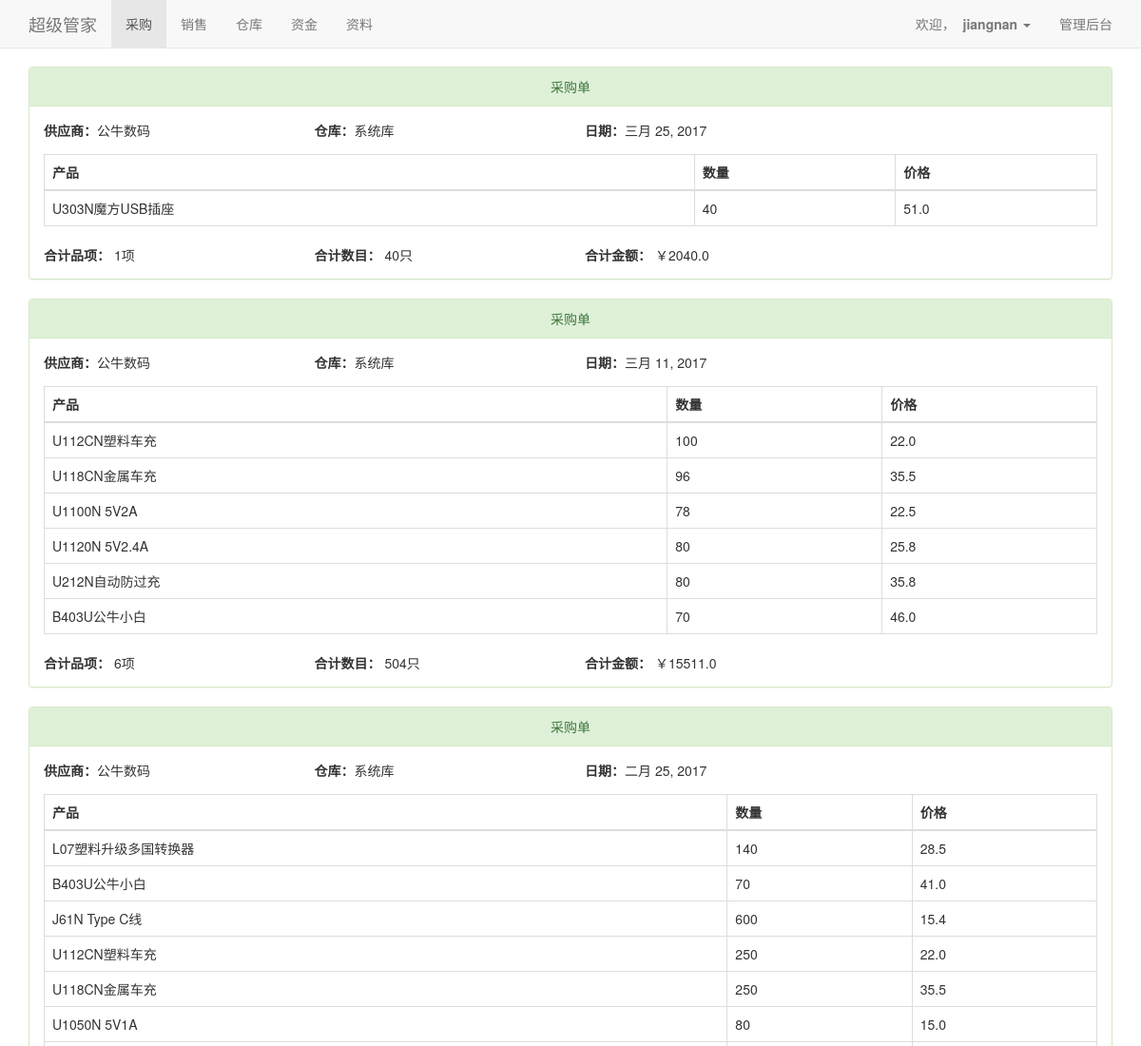
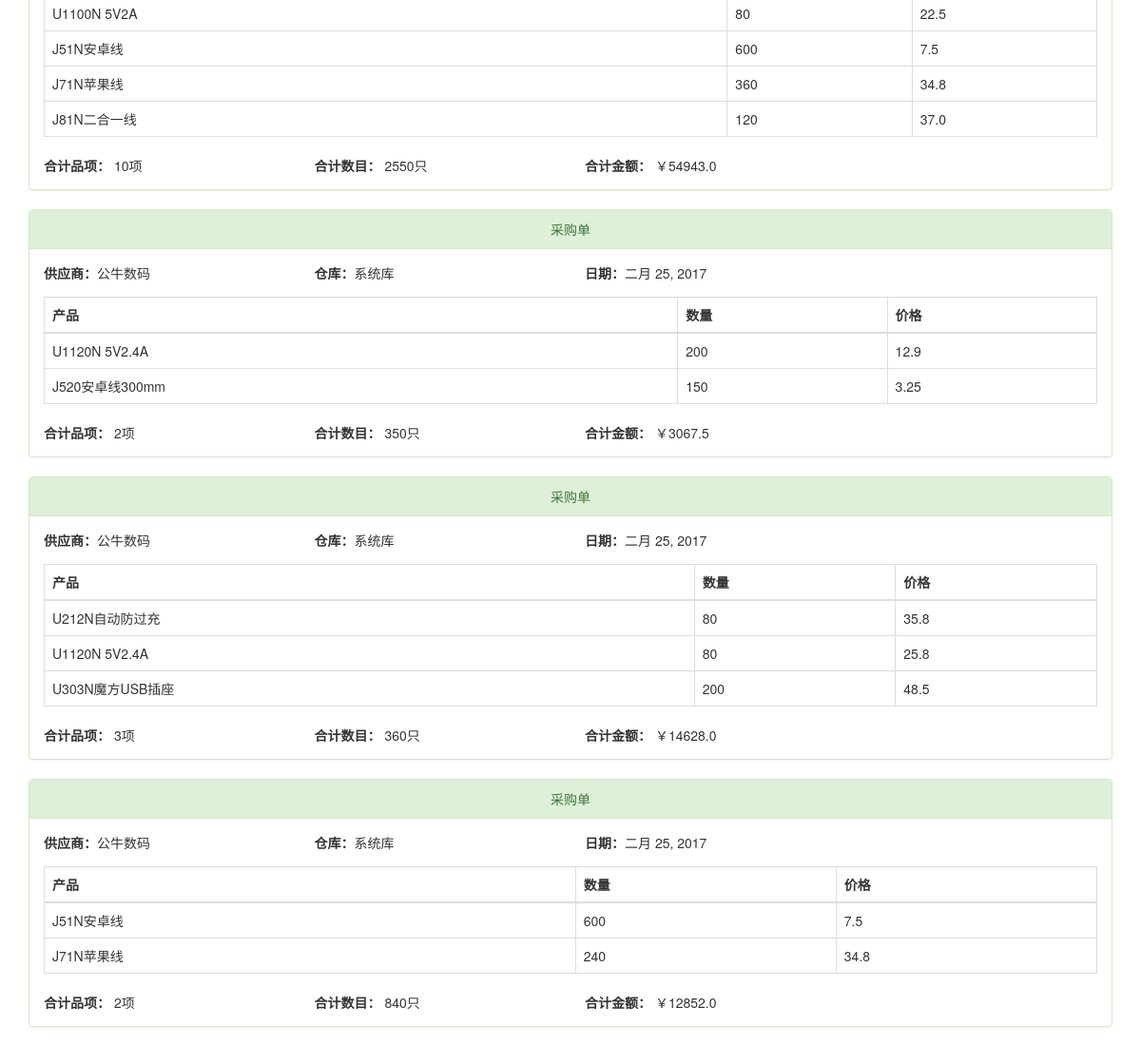
/purchase/list/ (signed in), run on the app's committed database (2 pictures, top to bottom).
### purchase/models.py (models this page shows, shortened)
class Purchase(models.Model):
    provider = models.ForeignKey(Provider, verbose_name="供应商")
    stock = models.ForeignKey(Stock, verbose_name="仓库")
    detail = models.ManyToManyField(PurchaseDetail, verbose_name="产品", related_name="purchase")
    created_at = models.DateTimeField(auto_now_add=True, verbose_name='创建时间')
    updated_at = models.DateTimeField(auto_now=True, verbose_name='修改时间')
    @property
    def date(self):
        return self.created_at.date()
    @property
    def total_products(self):
        return self.detail.all().count()
    @property
    def total_nums(self):
        total = 0
        for item in self.detail.all():
            total += item.num
        return total
    @property
    def total_prices(self):
        total = 0
        for item in self.detail.all():
            total += item.num * item.price
        return total
    class Meta:
        verbose_name_plural = "采购"
        verbose_name = "采购"

class PurchaseDetail(models.Model):
    product = models.ForeignKey(Product, verbose_name="采购产品")
    num = models.IntegerField(verbose_name="采购数量")
    price = models.FloatField(verbose_name="采购价格")
    class Meta:
        verbose_name_plural = "采购详情"
        verbose_name = "采购详情"

### custom/models.py (models this page shows, shortened)
class Provider(models.Model):
    name = models.CharField(max_length=64, verbose_name='供应商', db_index=True)
    tel = models.CharField(max_length=20, verbose_name='联系电话', db_index=True)
    addr = models.CharField(max_length=128, verbose_name='地址', db_index=True)
    created_at = models.DateTimeField(auto_now_add=True, verbose_name='创建时间')
    other = models.CharField(max_length=128, verbose_name='其他信息', blank=True)
    class Meta:
        verbose_name_plural = '供应商信息'
        verbose_name = '供应商信息'

### stock/models.py (models this page shows, shortened)
class Stock(models.Model):
    name = models.CharField(max_length=128, verbose_name='仓库名字', db_index=True)
    belong = models.ForeignKey(Saler, verbose_name='业务员')
    nums = models.ManyToManyField(ProductNum, verbose_name='库存', related_name='stock')
    class Meta:
        verbose_name_plural = "仓库库存"
        verbose_name = "仓库库存"

### product/models.py (models this page shows, shortened)
class Product(models.Model):
    name = models.CharField(max_length=128, verbose_name="名字", db_index=True)
    price_cost = models.FloatField(verbose_name="进货价")
    price_wholesale = models.FloatField(verbose_name="批发售价", blank=True)
    price_retail = models.FloatField(verbose_name="终端售价")
    specification = models.CharField(max_length=128, verbose_name="规格", blank=True)
    created_at = models.DateTimeField(auto_now_add=True, verbose_name='创建时间')
    other = models.CharField(max_length=128, verbose_name='其他信息', blank=True)
    min_stock = models.IntegerField(verbose_name='最小库存', blank=True)
    class Meta:
        verbose_name_plural = "产品信息"
        verbose_name = "产品信息"

### web/web_purchase.py (the view)
# urls.py: url(r'^purchase/list/$', web_purchase.all_purchase),
@login_required
def all_purchase(request):
    purchases = Purchase.objects.all().order_by('-id')
    return render_to_response('purchase/list.html',
                              RequestContext(request, {'purchase_active': 1, 'purchases': purchases, 'havelist': len(purchases)}))

### web/templates/purchase/list.html (shortened to what this page needs)
{% extends 'base.html' %}
{% block content %}
<div class="container">
    {% for pur in purchases %}
    <div class="panel panel-success">
    <div class="panel-heading align-center">采购单</div>
    <div class="panel-body">
        <div class="row">
            <div class="col-xs-3">
                <strong>供应商：</strong><span>{{ pur.provider.name }}</span>
            </div>
            <div class="col-xs-3">
                <strong>仓库：</strong><span>{{ pur.stock.name }}</span>
            </div>
            <div class="col-xs-3">
                <strong>日期：</strong><span>{{ pur.date }}</span>
            </div>
        </div>
        <table class="table table-bordered margin-top-15">
            <thead>
            <tr>
                <th>产品</th>
                <th>数量</th>
                <th>价格</th>
            </tr>
            </thead>
            <tbody>
            {% for pro in pur.detail.all %}
            <tr>
            <td>{{ pro.product.name }}</td>
            <td>{{ pro.num }}</td>
            <td>{{ pro.price }}</td>
            </tr>
            {% endfor %}
            </tbody>
        </table>
        <div class="row">
            <div class="col-xs-3"><strong>合计品项：&nbsp;</strong><span>{{ pur.total_products }}</span>项</div>
            <div class="col-xs-3"><strong>合计数目：&nbsp;</strong><span>{{ pur.total_nums }}</span>只</div>
            <div class="col-xs-3"><strong>合计金额：&nbsp;</strong>￥<span>{{ pur.total_prices }}</span></div>
        </div>
    </div>
    </div>
    {% endfor %}
</div>
{% endblock %}

### web/templates/base.html (shortened to what this page needs)
<!DOCTYPE html>
<html lang="zh-CN">
<head>
    <link rel="stylesheet" href="/static/css/bootstrap.min.css">
    <link rel="stylesheet" href="/static/css/common.css">
</head>
<body>
<nav class="navbar navbar-default navbar-fixed-top">
    <div class="container">
        <div class="navbar-header">
            <a class="navbar-brand" href="/">超级管家</a>
        </div>
        {% if request.user.is_active %}
        <div class="collapse navbar-collapse" id="navbar-collapse">
            <ul class="nav navbar-nav">
                <li {% if purchase_active %}class="active"{% endif %}><a href="/purchase/">采购</a></li>
                <li {% if sale_active %}class="active"{% endif %}><a href="/sale/">销售</a></li>
                <li {% if stock_active %}class="active"{% endif %}><a href="/stock/">仓库</a></li>
                <li {% if money_active %}class="active"{% endif %}><a href="#">资金</a></li>
                <li {% if info_active %}class="active"{% endif %}><a href="#">资料</a></li>
            </ul>
            <ul class="nav navbar-nav navbar-right">
                <li class="dropdown">
                    <a href="#" class="dropdown-toggle" data-toggle="dropdown">欢迎，&nbsp;
                        <strong>{{ request.user.get_username }}</strong>
                        <span class="caret"></span></a>
                </li>
                <li>
                    <a href="/admin/">管理后台</a>
                </li>
            </ul>
        </div>
        {% endif %}
    </div>
</nav>
{% block content %}template content{% endblock %}
</body>
</html>

### static/css/common.css (style rules this page uses)
body { padding-top: 70px; }
a, a:link, a:visited, a:active { text-decoration:none; }
.align-center { text-align:center; }
.margin-top-15 { margin-top: 15px; }

### data on the page
Purchase: provider.name "公牛数码", stock.name "系统库", date "三月 25, 2017", total_products "1", total_nums "40", total_prices "2040.0"
PurchaseDetail: product.name "U303N魔方USB插座", num "40", price "51.0"
Purchase: provider.name "公牛数码", stock.name "系统库", date "三月 11, 2017", total_products "6", total_nums "504", total_prices "15511.0"
PurchaseDetail: product.name "U112CN塑料车充", num "100", price "22.0"
PurchaseDetail: product.name "U118CN金属车充", num "96", price "35.5"
PurchaseDetail: product.name "U1100N 5V2A", num "78", price "22.5"
PurchaseDetail: product.name "U1120N 5V2.4A", num "80", price "25.8"
PurchaseDetail: product.name "U212N自动防过充", num "80", price "35.8"
PurchaseDetail: product.name "B403U公牛小白", num "70", price "46.0"
Purchase: provider.name "公牛数码", stock.name "系统库", date "二月 25, 2017", total_products "10", total_nums "2550", total_prices "54943.0"
PurchaseDetail: product.name "L07塑料升级多国转换器", num "140", price "28.5"
PurchaseDetail: product.name "B403U公牛小白", num "70", price "41.0"
PurchaseDetail: product.name "J61N Type C线", num "600", price "15.4"
PurchaseDetail: product.name "U112CN塑料车充", num "250", price "22.0"
PurchaseDetail: product.name "U118CN金属车充", num "250", price "35.5"
PurchaseDetail: product.name "U1050N 5V1A", num "80", price "15.0"
PurchaseDetail: product.name "U1100N 5V2A", num "80", price "22.5"
PurchaseDetail: product.name "J51N安卓线", num "600", price "7.5"
PurchaseDetail: product.name "J71N苹果线", num "360", price "34.8"
PurchaseDetail: product.name "J81N二合一线", num "120", price "37.0"
Purchase: provider.name "公牛数码", stock.name "系统库", date "二月 25, 2017", total_products "2", total_nums "350", total_prices "3067.5"
PurchaseDetail: product.name "U1120N 5V2.4A", num "200", price "12.9"
PurchaseDetail: product.name "J520安卓线300mm", num "150", price "3.25"
Purchase: provider.name "公牛数码", stock.name "系统库", date "二月 25, 2017", total_products "3", total_nums "360", total_prices "14628.0"
PurchaseDetail: product.name "U212N自动防过充", num "80", price "35.8"
PurchaseDetail: product.name "U1120N 5V2.4A", num "80", price "25.8"
PurchaseDetail: product.name "U303N魔方USB插座", num "200", price "48.5"
Purchase: provider.name "公牛数码", stock.name "系统库", date "二月 25, 2017", total_products "2", total_nums "840", total_prices "12852.0"
PurchaseDetail: product.name "J51N安卓线", num "600", price "7.5"
PurchaseDetail: product.name "J71N苹果线", num "240", price "34.8"

### other printed values
{{ request.user.get_username }} "jiangnan"
